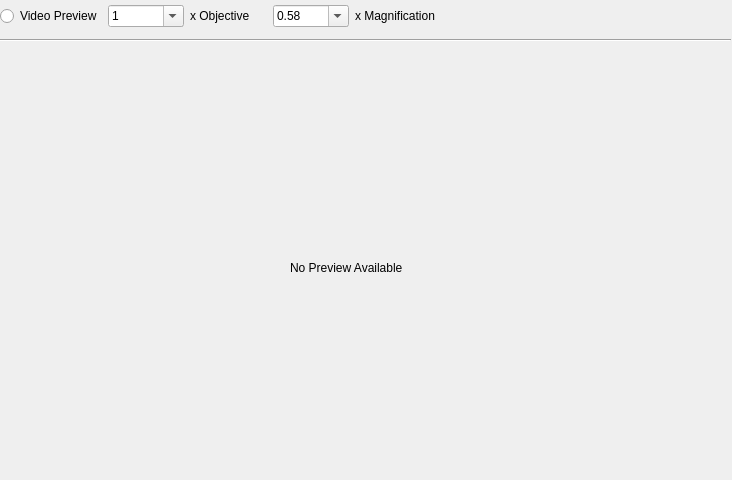
<?xml version="1.0" encoding="UTF-8"?>
<ui version="4.0">
 <class>Form</class>
 <widget class="QWidget" name="Form">
  <property name="geometry">
   <rect>
    <x>0</x>
    <y>0</y>
    <width>732</width>
    <height>480</height>
   </rect>
  </property>
  <property name="windowTitle">
   <string>Form</string>
  </property>
  <widget class="Line" name="line">
   <property name="geometry">
    <rect>
     <x>0</x>
     <y>30</y>
     <width>731</width>
     <height>21</height>
    </rect>
   </property>
   <property name="orientation">
    <enum>Qt::Horizontal</enum>
   </property>
  </widget>
  <widget class="QLabel" name="label_3">
   <property name="geometry">
    <rect>
     <x>290</x>
     <y>260</y>
     <width>124</width>
     <height>16</height>
    </rect>
   </property>
   <property name="text">
    <string>No Preview Available</string>
   </property>
  </widget>
  <widget class="QWidget" name="">
   <property name="geometry">
    <rect>
     <x>0</x>
     <y>0</y>
     <width>435</width>
     <height>32</height>
    </rect>
   </property>
   <layout class="QHBoxLayout" name="horizontalLayout">
    <item>
     <widget class="QRadioButton" name="radio_preview">
      <property name="text">
       <string>Video Preview</string>
      </property>
     </widget>
    </item>
    <item>
     <widget class="QComboBox" name="combo_objective">
      <property name="editable">
       <bool>true</bool>
      </property>
      <item>
       <property name="text">
        <string>1</string>
       </property>
      </item>
      <item>
       <property name="text">
        <string>2</string>
       </property>
      </item>
      <item>
       <property name="text">
        <string>10</string>
       </property>
      </item>
     </widget>
    </item>
    <item>
     <widget class="QLabel" name="label">
      <property name="text">
       <string>x Objective</string>
      </property>
     </widget>
    </item>
    <item>
     <widget class="QComboBox" name="combo_magnification">
      <property name="editable">
       <bool>true</bool>
      </property>
      <item>
       <property name="text">
        <string>0.58</string>
       </property>
      </item>
      <item>
       <property name="text">
        <string>1</string>
       </property>
      </item>
      <item>
       <property name="text">
        <string>2</string>
       </property>
      </item>
      <item>
       <property name="text">
        <string>3</string>
       </property>
      </item>
      <item>
       <property name="text">
        <string>5</string>
       </property>
      </item>
      <item>
       <property name="text">
        <string>7</string>
       </property>
      </item>
     </widget>
    </item>
    <item>
     <widget class="QLabel" name="label_2">
      <property name="text">
       <string>x Magnification</string>
      </property>
     </widget>
    </item>
   </layout>
  </widget>
 </widget>
 <tabstops>
  <tabstop>radio_preview</tabstop>
  <tabstop>combo_objective</tabstop>
  <tabstop>combo_magnification</tabstop>
 </tabstops>
 <resources/>
 <connections/>
</ui>
